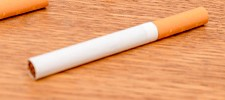
#> input picture sempel.jpg, 225 x 100 px
$ jupyter execute 'Deteksi Coklat.ipynb'
#> lines starting #> are read from the running program, lines starting #| are printed output that depends on the picture
[cell 1]
# tampilkan kedua gambar
from matplotlib import pyplot as plt
import cv2

# panggil dan konversi warna agar sesuai dengan Matplotlib
Hewan = cv2.imread('sempel.jpg')
#> Hewan is the input picture: shape (100, 225, 3); mean B, G, R 113.7, 161.4, 230.6
Hewan = cv2.cvtColor(Hewan, cv2.COLOR_BGR2RGB)

# panggil dan konversi warna agar sesuai dengan Matplotlib
Kumpulan_Hewan = cv2.imread('rokok.jpg')
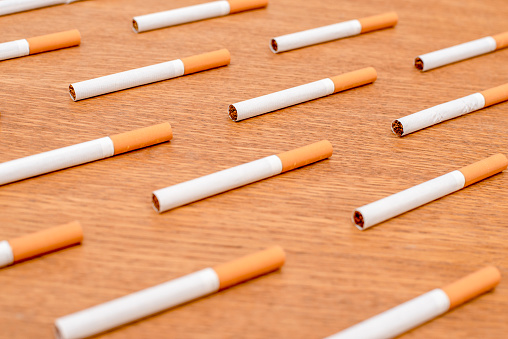
#> input picture rokok.jpg, 508 x 339 px
#> Kumpulan_Hewan is the input picture: shape (339, 508, 3); mean B, G, R 114.7, 161.2, 228.1
Kumpulan_Hewan = cv2.cvtColor(Kumpulan_Hewan, cv2.COLOR_BGR2RGB)

plt.subplot(121),plt.imshow(Hewan), plt.title('bentuk')
plt.subplot(122),plt.imshow(Kumpulan_Hewan), plt.title('Keseluruhan')
plt.show()
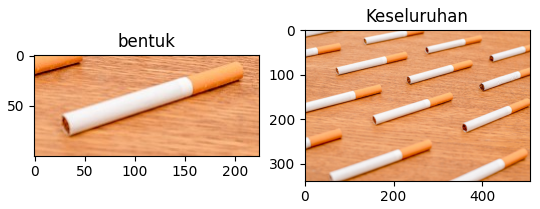
#> figure drawn by matplotlib, 2 panels

[cell 2]
import cv2
import numpy as np
from matplotlib import pyplot as plt

# Membaca gambar utuh untuk dicari
img_rgb = cv2.imread('sempel.jpg')
img_rgb = cv2.cvtColor(img_rgb, cv2.COLOR_BGR2RGB)

# Membaca template
template = cv2.imread('rokok.jpg', 0)
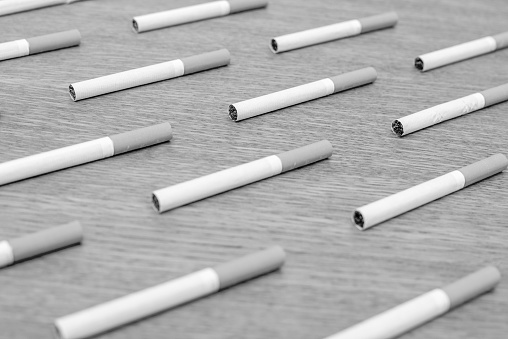
#> template: shape (339, 508); min 0, max 255, mean 175.9

# Mengubah ukuran gambar utuh jika ukuran template lebih besar
if template.shape[0] > img_rgb.shape[0] or template.shape[1] > img_rgb.shape[1]:
    img_rgb = cv2.resize(img_rgb, (template.shape[1], template.shape[0]))
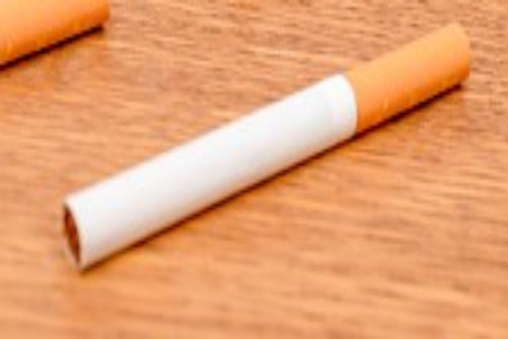
#> img_rgb: shape (339, 508, 3); mean R, G, B 230.5, 161.3, 113.5

# Mengubah gambar utuh menjadi grayscale
img_gray = cv2.cvtColor(img_rgb, cv2.COLOR_RGB2GRAY)
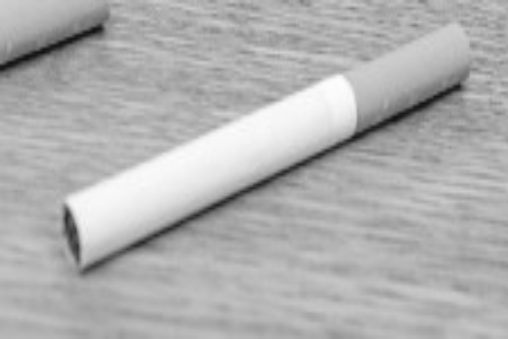
#> img_gray: shape (339, 508); min 18, max 253, mean 176.5

# Menggunakan metode COEFF-NORMALIZED
res = cv2.matchTemplate(img_gray, template, cv2.TM_CCOEFF_NORMED)
#> res = [0.0762]

# Nilai threshold atau ambang batas deteksi kemiripan titik.
# Lakukan eksperimen dengan mengubah nilai ini
threshold = 0.36
loc = np.where(res >= threshold)
#> loc = (empty array, empty array)

# Membuat array kosong untuk menyimpan lokasi-lokasi dari hasil deteksi
lspoint = []
lspoint2 = []
count = 0  # Untuk menyimpan jumlah matching yang ditemukan
for pt in zip(*loc[::-1]):
    # Jika sudah ada, skip lokasi tersebut
    if pt[0] not in lspoint and pt[1] not in lspoint2:
        # Gambar persegi warna kuning dengan ketebalan dua poin
        cv2.rectangle(img_rgb, pt, (pt[0] + w, pt[1] + h), (0, 255, 255), 2)
        for i in range(pt[0] - 9, pt[0] + 9, 1):
            # Tambahkan koordinat x ke list
            lspoint.append(i)
        for k in range(pt[1] - 9, pt[1] + 9, 1):
            # Tambahkan koordinat y ke list
            lspoint2.append(k)
        count += 1  # Berapa jumlah matching yang ditemukan?
    else:
        continue
#> this loop made 0 passes
#> after the loop, count = 0; lspoint = []; lspoint2 = []

print("Jumlah objek ditemukan:", count)
#| Jumlah objek ditemukan: 0

# Tampilkan dengan imshow
plt.imshow(img_rgb)
plt.show()
